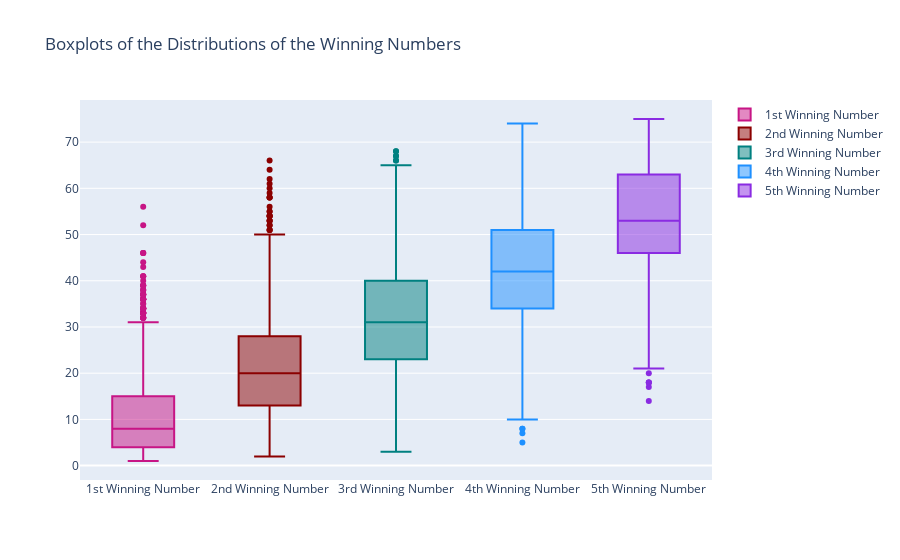

Notebook cell for this chart:
### Code cell
#boxplots for winning numbers
#make variables for each winning number
first=df['win_num_1']
second=df['win_num_2']
third=df['win_num_3']
fourth=df['win_num_4']
fifth=df['win_num_5']
#create boxplots
fig = go.Figure()
fig.add_trace(go.Box(y=first, name='1st Winning Number', marker_color='mediumvioletred')).add_trace(go.Box(y=second, name='2nd Winning Number', marker_color='darkred')).add_trace(go.Box(y=third, name='3rd Winning Number', marker_color='teal')).add_trace(go.Box(y=fourth, name='4th Winning Number', marker_color='dodgerblue')).add_trace(go.Box(y=fifth, name='5th Winning Number', marker_color='blueviolet')).update_layout(title_text="Boxplots of the Distributions of the Winning Numbers")

### Figure 1 — Plotly figure (JSON) as saved in the notebook; plotly's stock layout.template omitted (floating-point values rounded to 4 significant figures; data arrays with more than 128 entries replaced by an {"elided": "..."} marker saying what was removed)
{"data": [{"marker": {"color": "mediumvioletred"}, "name": "1st Winning Number", "type": "box", "y": {"elided": "2402 int values"}}, {"marker": {"color": "darkred"}, "name": "2nd Winning Number", "type": "box", "y": {"elided": "2402 int values"}}, {"marker": {"color": "teal"}, "name": "3rd Winning Number", "type": "box", "y": {"elided": "2402 int values"}}, {"marker": {"color": "dodgerblue"}, "name": "4th Winning Number", "type": "box", "y": {"elided": "2402 int values"}}, {"marker": {"color": "blueviolet"}, "name": "5th Winning Number", "type": "box", "y": {"elided": "2402 int values"}}], "layout": {"title": {"text": "Boxplots of the Distributions of the Winning Numbers"}}}
